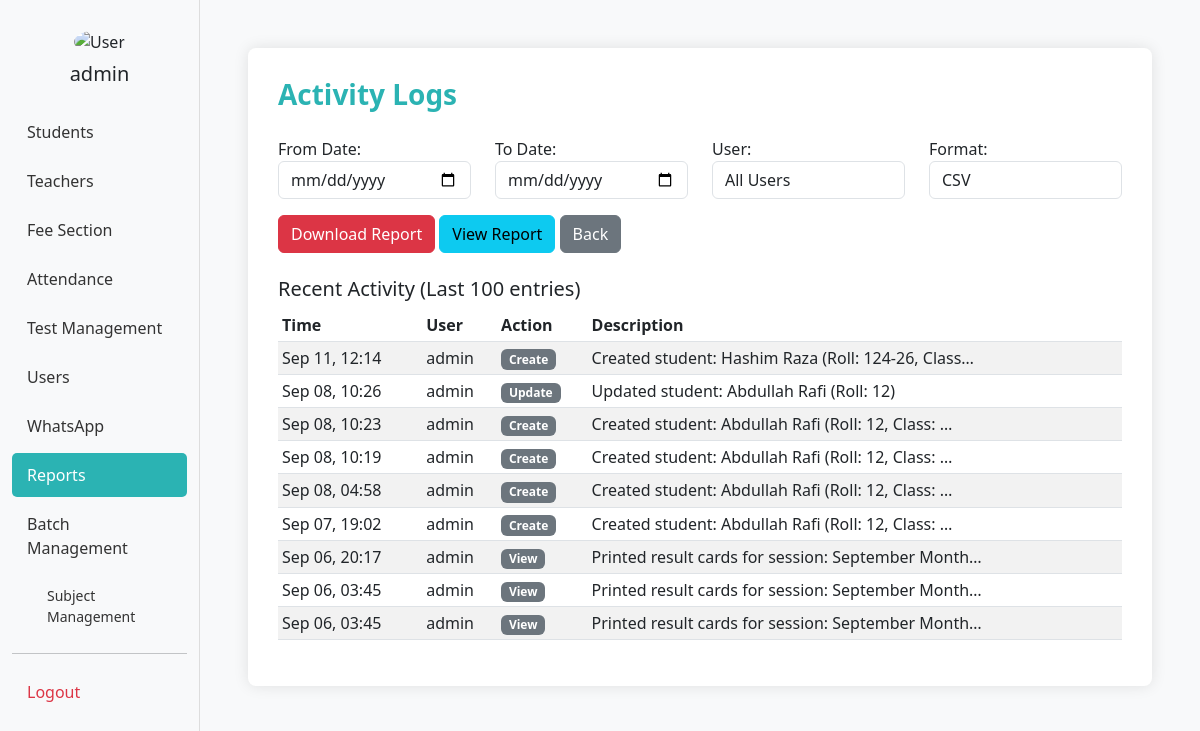
/reports/logs/ (signed in), run on an earlier commit of the app's database.
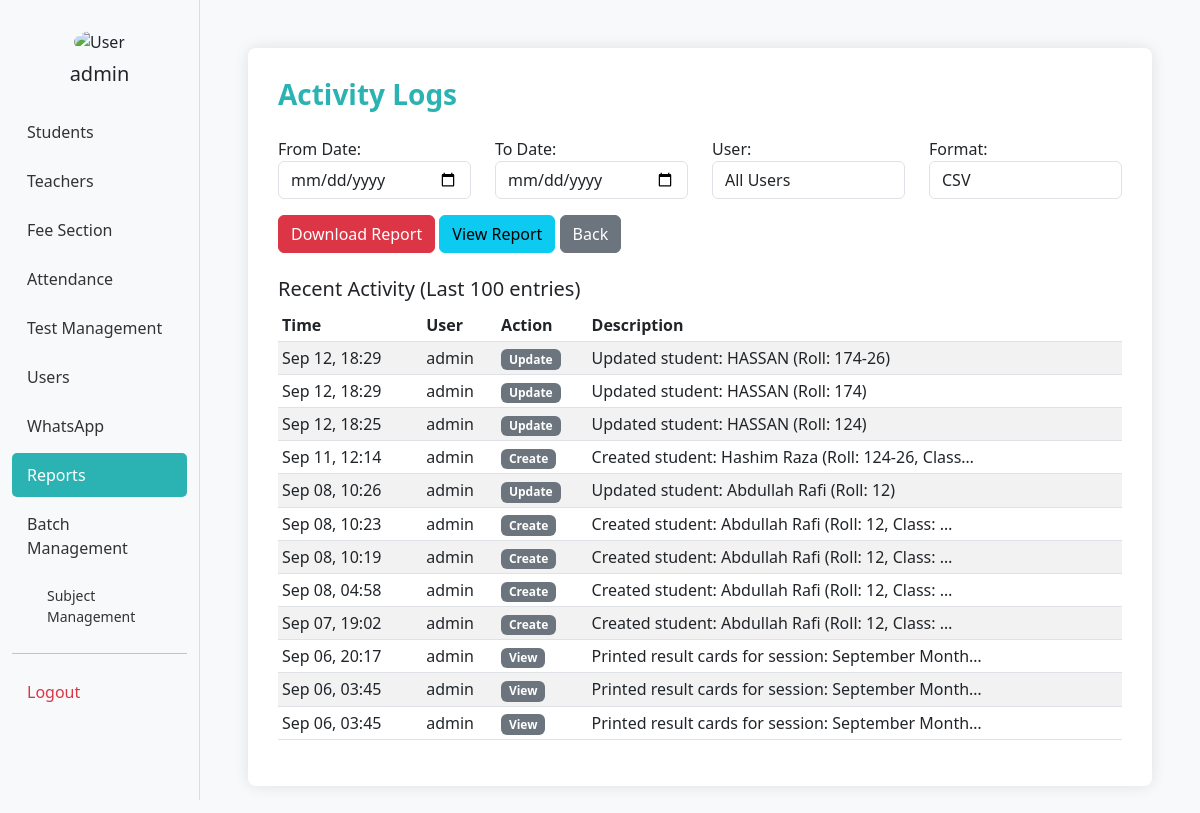
And on a later commit of the database.
### bri/models.py (models this page shows, shortened)
class UserActivityLog(models.Model):
    ACTION_TYPES = [
        ('login', 'Login'),
        ('logout', 'Logout'),
        ('create', 'Create'),
        ('update', 'Update'),
        ('delete', 'Delete'),
        ('view', 'View'),
    ]
    user = models.ForeignKey(Username, on_delete=models.CASCADE)
    action_type = models.CharField(max_length=20, choices=ACTION_TYPES)
    model_name = models.CharField(max_length=50, blank=True)
    object_id = models.CharField(max_length=50, blank=True)
    description = models.TextField()
    ip_address = models.GenericIPAddressField(null=True, blank=True)
    timestamp = models.DateTimeField(auto_now_add=True)

class Username(models.Model):
    ROLE_CHOICES = [
        ('admin', 'Admin'),
        ('student', 'Student'),
        ('teacher', 'Teacher'),
    ]
    username = models.CharField(max_length=50, unique=True)
    password = models.CharField(max_length=128)
    role = models.CharField(max_length=10, choices=ROLE_CHOICES)
    full_name = models.CharField(max_length=100, blank=True)
    profile_picture = models.ImageField(upload_to='profile_pics/', blank=True, null=True)

### bri/reports_views.py (the view, shortened to what this page needs)
# urls.py: path('reports/logs/', reports_views.activity_logs, name='activity_logs'),
@admin_required
def activity_logs(request):
    logs = UserActivityLog.objects.all().order_by('-timestamp')
    filtered_logs = None
    users = Username.objects.all()
    return render(request, 'reports/activity_logs.html', {
        'logs': logs[:100],  # Show first 100 logs by default
        'filtered_logs': filtered_logs,  # Show filtered logs when viewing
        'users': users
    })

### bri/reports_views.py (called while the page is built)
def admin_required(view_func):
    @wraps(view_func)
    def wrapper(request, *args, **kwargs):
        if not request.session.get('user_id') or request.session.get('user_role') != 'admin':
            messages.error(request, 'Admin access required.')
            return redirect('admin_dashboard')
        return view_func(request, *args, **kwargs)
    return wrapper

### bri/templates/reports/activity_logs.html (shortened to what the changed rows need)
<!DOCTYPE html>
<html lang="en">
<head>
  <link href="https://cdn.jsdelivr.net/npm/bootstrap@5.3.0/dist/css/bootstrap.min.css" rel="stylesheet" />
</head>
<body>
  <div class="container-fluid">
    <div class="row">
          {% load static %}
      <div class="col-md-10 p-5">
        <div class="form-section">
          <div class="mt-4">
            <div class="table-responsive">
              <table class="table table-striped table-sm">
                <thead>
                  <tr>
                    <th>Time</th>
                    <th>User</th>
                    <th>Action</th>
                    <th>Description</th>
                  </tr>
                </thead>
                <tbody>
                  {% for log in filtered_logs|default:logs %}
                  <tr>
                    <td>{{ log.timestamp|date:"M d, H:i" }}</td>
                    <td>{{ log.user.username }}</td>
                    <td><span class="badge bg-secondary">{{ log.get_action_type_display }}</span></td>
                    <td>{{ log.description|truncatechars:50 }}</td>
                  </tr>
                  {% empty %}
                  <tr>
                    <td colspan="4" class="text-center">No activity logs found</td>
                  </tr>
                  {% endfor %}
                </tbody>
              </table>
            </div>
          </div>
        </div>
      </div>
    </div>
  </div>
</body>
</html>

What changed in the data, as far as the page shows it:
added UserActivityLog: timestamp "Sep 12, 18:29", user.username "admin", action_type "Update", description "Updated student: HASSAN (Roll: 174-26)"
added UserActivityLog: timestamp "Sep 12, 18:29", user.username "admin", action_type "Update", description "Updated student: HASSAN (Roll: 174)"
added UserActivityLog: timestamp "Sep 12, 18:25", user.username "admin", action_type "Update", description "Updated student: HASSAN (Roll: 124)"
